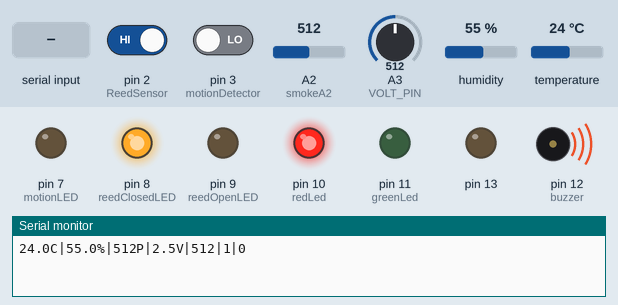
Recording of a sketch running on a simulated Arduino Uno, built with avr-gcc and run on an emulated ATmega328P. On the bench: output pins drawn as LEDs (lit = HIGH), buzzer (waves = sounding), the last lines printed to the serial monitor. Inputs (shaded band) come from the test bench; at power-on: A2 (smokeA2) = 512, pin 2 (ReedSensor) HIGH, pin 3 (motionDetector) LOW, A3 (VOLT_PIN) = 512, humidity 55 %, temperature 24 °C.

Above: at 1.2 s.
1.3 s: A2 (smokeA2) set to 87
4.2 s: A2 (smokeA2) set to 71
At 5.5 s:
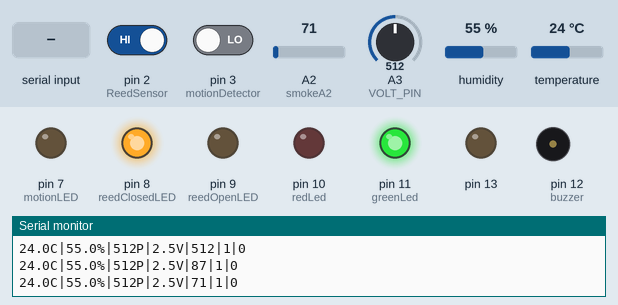
6.5 s: pin 2 (ReedSensor) driven LOW
At 8.0 s:
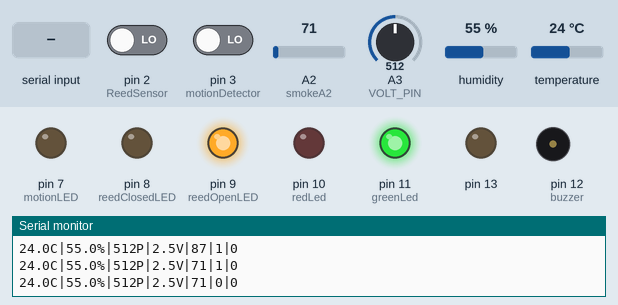
8.6 s: pin 3 (motionDetector) driven HIGH
At 10.4 s:
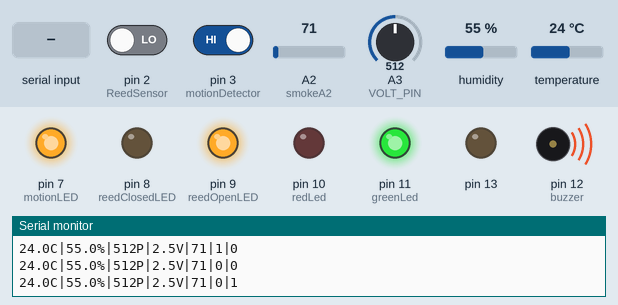
12.6 s: "1" received over Serial
At 14.9 s:
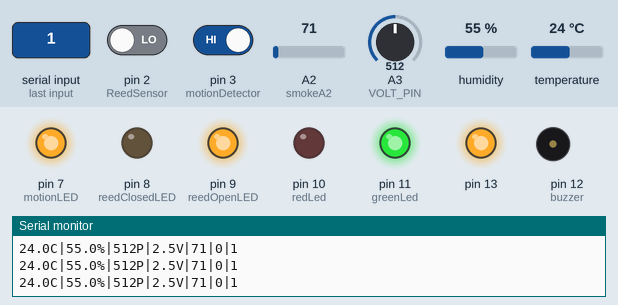
15.6 s: pin 2 (ReedSensor) driven HIGH
At 17.8 s:
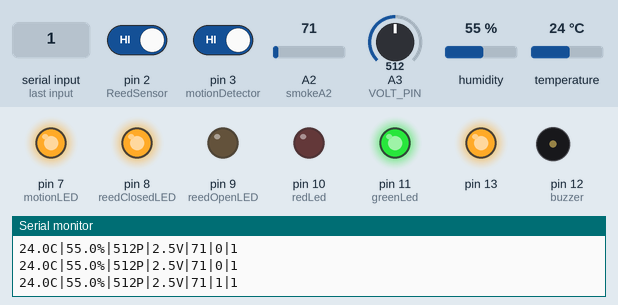
Timing chart, 0 to 19.3 s (numbered marks = the images above; inputs shaded):
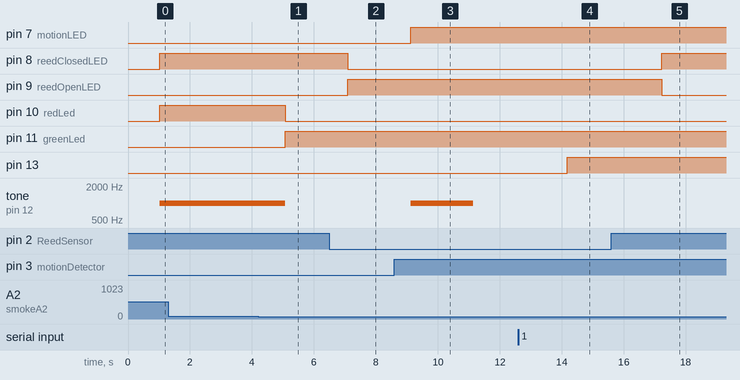

Measured:
- the behaviour switches between 81 and 80 on A2 (smokeA2) (found by bisection; images 0 and 1)
- after the input at 4.2 s, pin 10 (redLed): HIGH → LOW after 0.88 s; pin 11 (greenLed): LOW → HIGH after 0.88 s; tone on pin 12 (buzzer): 1000 Hz → silent after 0.88 s
- after the input at 6.5 s, pin 8 (reedClosedLED): HIGH → LOW after 0.60 s; pin 9 (reedOpenLED): LOW → HIGH after 0.60 s
- after the input at 8.6 s, pin 7 (motionLED): LOW → HIGH after 0.53 s; tone on pin 12 (buzzer): silent → 1000 Hz after 0.53 s, → silent 2.0 s later
- after the input at 12.6 s, pin 13: LOW → HIGH after 1.6 s
- after the input at 15.6 s, pin 8 (reedClosedLED): LOW → HIGH after 1.6 s; pin 9 (reedOpenLED): HIGH → LOW after 1.6 s

The sketch:

FINAL_CODE_COMBINED.ino
```cpp
#include "DHT.h"

#define DHTPIN A1

#define DHTTYPE DHT11
DHT dht(DHTPIN, DHTTYPE);

char Incoming_value = 0;

int redLed = 10;
int greenLed = 11;
int buzzer = 12;
int smokeA2 = A2;
int sensorThres = 80;

#define ReedSensor 2
#define reedOpenLED 9
#define reedClosedLED 8

int motionLED = 7;
int motionDetector = 3;
int pirState = LOW;

const int VOLT_PIN = A3;

void setup()
{
  Serial.begin(9600);

  /////////LIGHTS//////////
  pinMode(13, OUTPUT);

  /////////SMOKE DETECTOR//////
  pinMode(redLed, OUTPUT);
  pinMode(greenLed, OUTPUT);
  pinMode(buzzer, OUTPUT);
  pinMode(smokeA2, INPUT);

  ////////TEMP+HUMD////////
//  Serial.println(F("DHTxx test!"));
  dht.begin();

  ////////REED SWITCH//////
  pinMode(ReedSensor, INPUT);
  pinMode(reedOpenLED, OUTPUT);
  pinMode(reedClosedLED, OUTPUT);

  ///////MOTION SENSOR///////
  pinMode(motionLED, OUTPUT);
  pinMode(motionDetector, INPUT);
}

void loop()
{

  /////////LIGHTS//////////
  if(Serial.available() > 0)
  {
    Incoming_value = Serial.read();
    if(Incoming_value == '1')
      digitalWrite(13, HIGH);
    else if(Incoming_value == '0')
      digitalWrite(13, LOW);
  }

  ////////TEMP+HUMD///////////

  delay(1000);
  float h = dht.readHumidity();
  float t = dht.readTemperature();
  float f = dht.readTemperature(true);

    if (isnan(h) || isnan(t) || isnan(f)) {
    Serial.println(F("Failed to read from DHT sensor!"));
    return;
  }
  Serial.print(t,1);
  Serial.print("C");
  Serial.print("|");
  Serial.print(h,1);
  Serial.print("%");

  //////////POWER USAGE MONITOR////////
  int powerValue = analogRead(VOLT_PIN);
  float volt = powerValue * 5.0 / 1023.0;
    Serial.print("|");
    Serial.print( powerValue, 1 );
    Serial.print("P");
    Serial.print("|");
   Serial.print( volt, 1);
   Serial.print("V");

/////////SMOKE DETECTOR////////
    int analogSensor = analogRead(smokeA2);

  Serial.print("|");
  Serial.print(analogSensor);
  if (analogSensor > sensorThres)
  {
    digitalWrite(redLed, HIGH);
    digitalWrite(greenLed, LOW);
    tone(buzzer, 1000);
  }
  else
  {
    digitalWrite(redLed, LOW);
    digitalWrite(greenLed, HIGH);
    noTone(buzzer);
  }

  ///////////REED SWITCH//////
  bool Reedvalue = digitalRead(ReedSensor);
  Serial.print("|");
 Serial.print(Reedvalue);

   if (Reedvalue == 0) {
    digitalWrite(reedClosedLED, LOW);
    digitalWrite(reedOpenLED, HIGH);
  } else {
    digitalWrite(reedOpenLED, LOW);
    digitalWrite(reedClosedLED, HIGH);
  }

  /////////MOTION DETECTOR/////////
  int Motionvalue = 0;
  Motionvalue = digitalRead(motionDetector);
  Serial.print("|");
   Serial.println(Motionvalue);
  if (Motionvalue == HIGH) {
    digitalWrite(motionLED, HIGH);
    if (pirState == LOW) {
      tone(buzzer, 1000);
      pirState = HIGH;
    }
    }else {
    digitalWrite(motionLED, LOW);
    if (pirState == HIGH) {
      pirState = LOW;
    }
  }
delay(1000);
  }
```
